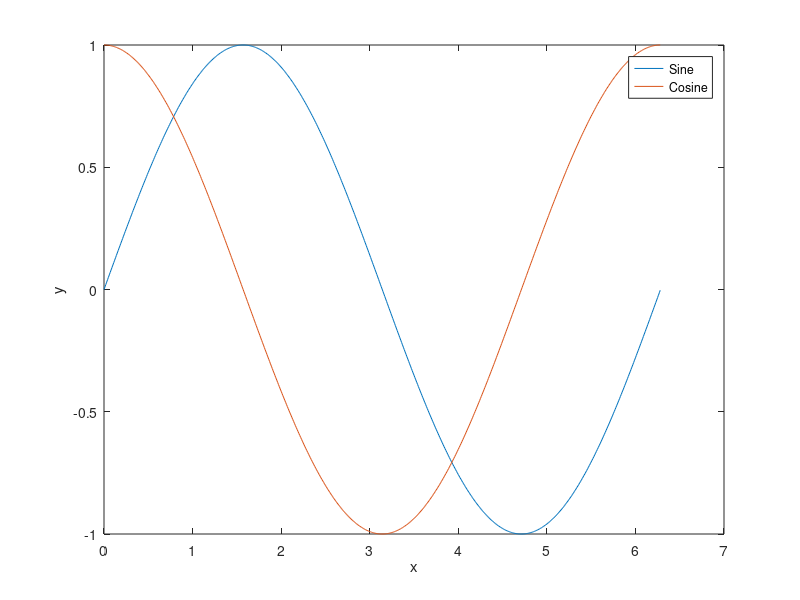

Here is the MATLAB script that generated this plot:
clc
clear
close all;
x = 0:0.01:2*pi;
y_sine = sin(x);
y_cosine = cos(x);
plot(x, y_sine);
hold on;
plot(x, y_cosine);
xlabel('x');
ylabel('y');
legend('Sine', 'Cosine');